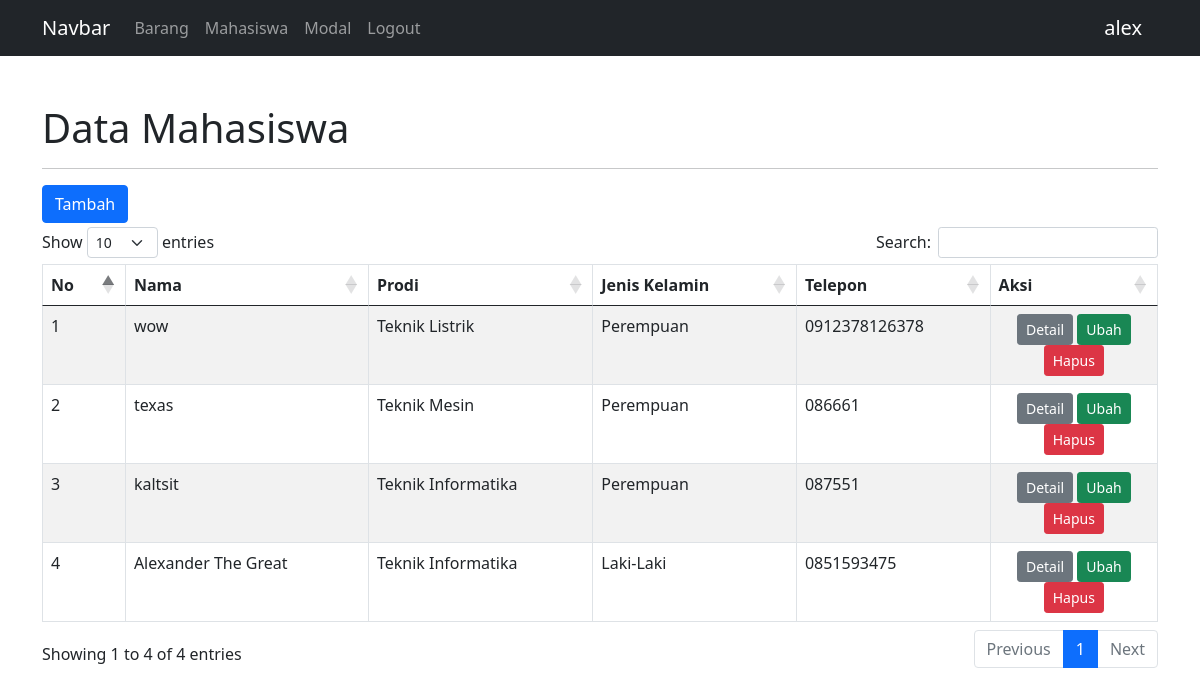
The app's page /mahasiswa.php (signed in) with its own data.
### tables this page shows
CREATE TABLE `mahasiswa` (
  `id_mahasiswa` int(11) NOT NULL,
  `nama` varchar(100) NOT NULL,
  `prodi` varchar(50) NOT NULL,
  `jk` varchar(10) NOT NULL,
  `telepon` varchar(30) NOT NULL,
  `email` varchar(30) NOT NULL,
  `foto` varchar(100) NOT NULL
);

### config/controller.php (called while the page is built, shortened)
<?php
include 'database.php';
function select($query)
{
    global $db;
    $result = mysqli_query($db, $query);
    $rows = [];
    while ($row = mysqli_fetch_assoc($result)) {
        $rows[] = $row;
    }
    return $rows;
}

### mahasiswa.php (the view, shortened to what this page needs)
<?php
include 'layout/header.php';
$data_mahasiswa = select("SELECT * FROM mahasiswa ORDER BY id_mahasiswa DESC");
?>
<div class="container mt-5">
    <h1>Data Mahasiswa</h1>
    <hr>
    <a href="tambah-mahasiswa.php" class="btn btn-primary mb-1">Tambah</a>
    <table class="table table-bordered table-striped mt-3" id="table">
        <thead>
            <tr>
                <th>No</th>
                <th>Nama</th>
                <th>Prodi</th>
                <th>Jenis Kelamin</th>
                <th>Telepon</th>
                <th>Aksi</th>
            </tr>
        </thead>
        <tbody>
            <?php $no = 1; ?>
            <?php foreach ($data_mahasiswa as $mahasiswa) : ?>
                <tr>
                    <td><?= $no++; ?></td>
                    <td><?= $mahasiswa['nama']; ?></td>
                    <td><?= $mahasiswa['prodi']; ?></td>
                    <td><?= $mahasiswa['jk']; ?></td>
                    <td><?= $mahasiswa['telepon']; ?></td>
                    <td class="text-center" width="15%">
                        <a href="detail-mahasiswa.php?id_mahasiswa=<?= $mahasiswa['id_mahasiswa']; ?>" class="btn btn-secondary btn-sm">Detail</a>
                        <a href="ubah-mahasiswa.php?id_mahasiswa=<?= $mahasiswa['id_mahasiswa']; ?>" class="btn btn-success btn-sm">Ubah</a>
                        <a href="hapus-mahasiswa.php?id_mahasiswa=<?= $mahasiswa['id_mahasiswa']; ?>" class="btn btn-danger btn-sm" onclick="return confirm('Yakin Data Mahasiswa Akan Dihapus?');">Hapus</a>
                    </td>
                </tr>
            <?php endforeach; ?>
        </tbody>
    </table>
</div>
<?php include 'layout/footer.php'; ?>

### layout/header.php (shortened to what this page needs)
<!doctype html>
<html lang="en">
<head>
    <link href="https://cdn.jsdelivr.net/npm/bootstrap@5.0.2/dist/css/bootstrap.min.css" rel="stylesheet">
    <link rel="stylesheet" href="https://cdn.datatables.net/1.13.4/css/dataTables.bootstrap5.min.css">
</head>
<body>
    <div>
        <nav class="navbar navbar-expand-lg navbar-dark bg-dark">
            <div class="container">
                <a class="navbar-brand" href="#">Navbar</a>
                <div class="collapse navbar-collapse" id="navbarNav">
                    <ul class="navbar-nav">
                        <?php if ($_SESSION['level'] == 1 or $_SESSION['level'] == 2) : ?>
                            <li class="nav-item">
                                <a class="nav-link" href="index.php">Barang</a>
                            </li>
                        <?php endif; ?>
                        <?php if ($_SESSION['level'] == 1 or $_SESSION['level'] == 3) : ?>
                            <li class="nav-item">
                                <a class="nav-link" href="mahasiswa.php">Mahasiswa</a>
                            </li>
                        <?php endif; ?>
                        <li class="nav-item">
                            <a class="nav-link" href="crud-modal.php">Modal</a>
                        </li>
                        <li class="nav-item">
                            <a class="nav-link" href="logout.php" onclick="return confirm('Yakin ingin keluar.?')">Logout</a>
                        </li>
                    </ul>
                </div>
                <div>
                    <a class="navbar-brand" href="#"><?= $_SESSION['nama']; ?></a>
                </div>
            </div>
        </nav>
    </div>

### layout/footer.php (shortened to what this page needs)
</body>
</html>

### records on screen
mahasiswa: nama "wow", prodi "Teknik Listrik", jk "Perempuan", telepon "0912378126378"
mahasiswa: nama "texas", prodi "Teknik Mesin", jk "Perempuan", telepon "086661"
mahasiswa: nama "kaltsit", prodi "Teknik Informatika", jk "Perempuan", telepon "087551"
mahasiswa: nama "Alexander The Great", prodi "Teknik Informatika", jk "Laki-Laki", telepon "0851593475"

### other values on screen
$_SESSION['nama'] "alex"
